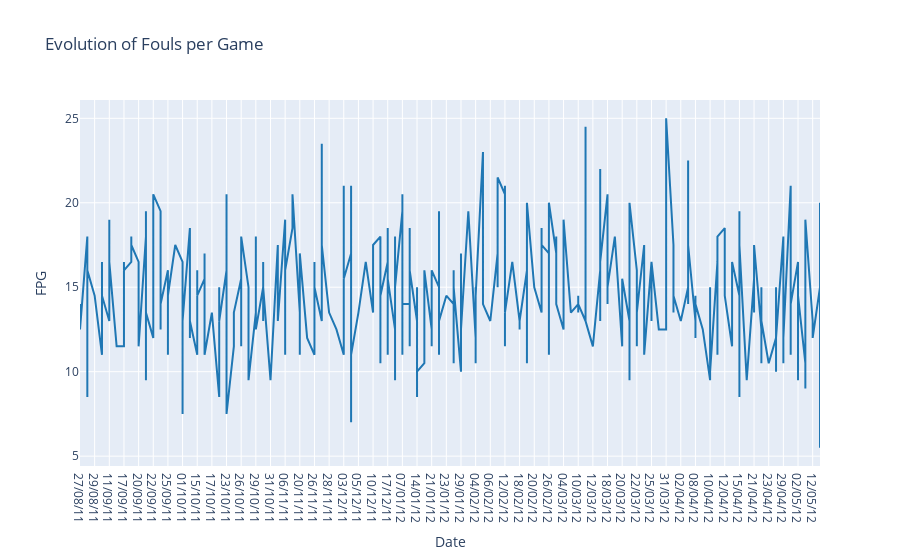

The notebook cell saved with this chart:
### Markdown cell above
Number of fouls per game (FPG) is a simple metric that tells us the average number of fouls committed by each team per game. We can calculate FPG by taking the average of the number of fouls committed by the home team and the away team in each match.

Formula: FPG = (HF + AF) / 2, where HF is the number of fouls committed by the home team and AF is the number of fouls committed by the away team.

### Code cell
# Create a new variable 'Fouls per Game'
df['FPG'] = (df['HF'] + df['AF']) / 2

# Create a line plot to show the evolution of fouls per game throughout the season
fig = px.line(df, x='Date', y='FPG', color_discrete_sequence=['#1f77b4'],
              title='Evolution of Fouls per Game')
fig.show()

### Figure 1 — Plotly figure (JSON) as saved in the notebook; plotly's stock layout.template omitted (floating-point values rounded to 4 significant figures; data arrays with more than 128 entries replaced by an {"elided": "..."} marker saying what was removed)
{"data": [{"hovertemplate": "Date=%{x}<br>FPG=%{y}<extra></extra>", "legendgroup": "", "line": {"color": "#1f77b4", "dash": "solid"}, "marker": {"symbol": "circle"}, "mode": "lines", "name": "", "orientation": "v", "showlegend": false, "type": "scatter", "x": {"elided": "380 str values"}, "xaxis": "x", "y": {"elided": "380 float values"}, "yaxis": "y"}], "layout": {"legend": {"tracegroupgap": 0}, "title": {"text": "Evolution of Fouls per Game"}, "xaxis": {"anchor": "y", "domain": [0, 1], "title": {"text": "Date"}}, "yaxis": {"anchor": "x", "domain": [0, 1], "title": {"text": "FPG"}}}}
